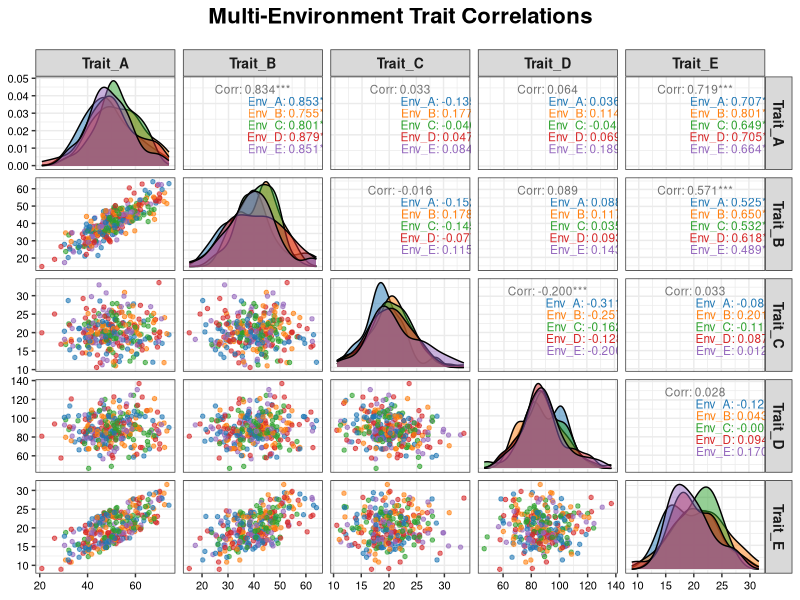

Generate this figure with R:
# ==============================================================================
# Script Name: 03_correlation_visualization_GGally.R
# Description: 
#    This script performs multi-environment correlation matrix visualization.
#    It uses 'GGally::ggpairs' to display pairwise correlations, scatter plots,
#    and density distributions, colored by Environment (Env).
#    This visualizes the stability of trait relationships across environments.
#
#    Includes synthetic data generation for privacy protection and reproducibility.
#
# Author:      Liang Xiaotian
# Email:       494382219@qq.com
# Date:        2025-12-06
# License:     MIT
# ==============================================================================

# ------------------------------------------------------------------------------
# Section 1: Environment Setup & Dependency Management
# ------------------------------------------------------------------------------

# List of required packages
required_packages <- c("ggplot2", "GGally")

# Function to check and install packages automatically (Consistent with previous files)
check_install_packages <- function(pkgs) {
  for (pkg in pkgs) {
    if (!require(pkg, character.only = TRUE)) {
      message(paste0("[Setup] Package '", pkg, "' not found. Installing..."))
      install.packages(pkg, dependencies = TRUE)
      library(pkg, character.only = TRUE)
    } else {
      message(paste0("[Setup] Package '", pkg, "' is loaded."))
    }
  }
}

# Load packages
check_install_packages(required_packages)

# Create output directory
output_dir <- "results"
if (!dir.exists(output_dir)) {
  dir.create(output_dir, recursive = TRUE)
}

# ------------------------------------------------------------------------------
# Section 2: Data Simulation (Privacy Protection)
# ------------------------------------------------------------------------------

message("\n[Data] Generating synthetic multi-environment data...")

# Set seed for reproducibility (Consistent with previous files)
set.seed(2025)

# 2.1 Define Simulation Parameters
n_samples <- 300
# Using 'Env' to represent Environments (Wenjiang, Chongzhou, etc.)
groups <- c("Env_A", "Env_B", "Env_C", "Env_D", "Env_E")

# 2.2 Generate Random Data
data <- data.frame(
  ID = 1:n_samples,
  Env = sample(groups, n_samples, replace = TRUE)
)

# Simulate correlated traits (Using generic names consistent with File 02)
# Trait_A serves as a hub trait (e.g., Plant Height)
data$Trait_A <- rnorm(n_samples, mean = 50, sd = 10)
# Trait_B: Positive correlation with A
data$Trait_B <- data$Trait_A * 0.8 + rnorm(n_samples, mean = 0, sd = 5) 
# Trait_C: Independent
data$Trait_C <- rnorm(n_samples, mean = 20, sd = 4)
# Trait_D: Negative correlation with C
data$Trait_D <- -data$Trait_C * 0.6 + rnorm(n_samples, mean = 100, sd = 15) 
# Trait_E: Weak interaction
data$Trait_E <- data$Trait_A * 0.3 + runif(n_samples, 0, 10)

# Convert grouping variable to factor
data$Env <- factor(data$Env)

# Display data structure
print(str(data))

# ------------------------------------------------------------------------------
# Section 3: Correlation Matrix Visualization
# ------------------------------------------------------------------------------

message("\n[Plotting] Generating GGally correlation matrix...")

# 3.1 Define Plot Parameters
# Define custom colors for the 5 environments (Publication-ready palette)
custom_colors <- c("#1f77b4", "#ff7f0e", "#2ca02c", "#d62728", "#9467bd")

# Select columns for analysis (Exclude ID and Env columns)
# Dynamically select all numeric columns or specific trait names
plot_cols <- c("Trait_A", "Trait_B", "Trait_C", "Trait_D", "Trait_E")

# 3.2 Create ggpairs Plot
p <- ggpairs(
  data = data,
  columns = plot_cols,                # Columns to include
  aes(color = Env, alpha = 0.6),      # Group by Environment
  
  # Upper triangle: Correlation coefficients
  upper = list(continuous = wrap("cor", size = 3, alignPercent = 0.8)),
  
  # Lower triangle: Scatter plots
  lower = list(continuous = wrap("points", alpha = 0.6, size = 1.2)),
  
  # Diagonal: Density plots
  diag = list(continuous = wrap("densityDiag", alpha = 0.5)),
  
  title = "Multi-Environment Trait Correlations"
) +
  # Apply custom colors
  scale_color_manual(values = custom_colors) +
  scale_fill_manual(values = custom_colors) +
  
  # Customize theme
  theme_bw() +
  theme(
    axis.text = element_text(color = "black", size = 8),
    axis.title = element_text(size = 10, face = "bold"),
    strip.text = element_text(face = "bold", size = 10),
    plot.title = element_text(hjust = 0.5, size = 16, face = "bold", margin = margin(b = 15)),
    legend.position = "bottom",
    legend.title = element_text(face = "bold")
  )

# ------------------------------------------------------------------------------
# Section 4: Save Results
# ------------------------------------------------------------------------------

output_filename <- file.path(output_dir, "03_GGally_Correlation_Matrix.png")

# Save as high-resolution PNG
ggsave(
  filename = output_filename,
  plot = p,
  width = 12, 
  height = 12,
  dpi = 300,
  bg = "white"
)

message(paste("[Success] Plot saved to:", output_filename))
message("File 03 Analysis Complete.")
